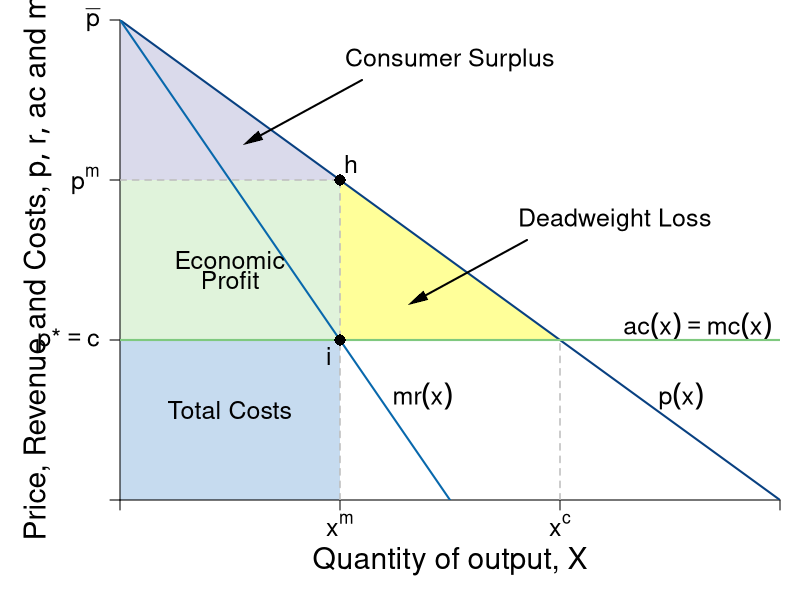

This figure's R source:
#Graph Designer: Simon Halliday
#Authors: Bowles, Foley and Halliday
#Title: Coordination, Conflict and Competition: A Text in Microeconomics

require(shape)
pdf(file = "competitionmarkets/monopolist_deadweightloss.pdf", width = 9, height = 7)

#Set parameters for graphics
pointsize <- 1.8
axislabelsize <- 1.8
labelsize <- 1.5
namesize <- 1.8
annotatesize <- 1.5
graphlinewidth <- 2
segmentlinewidth <- 1.5

COL <- c("#7fc97f", "#beaed4", "#fdc086", "#ffff99", "#386cb0", "#f0027f", "#bf5b17", "#666666")
COLA <- c("#e0f3db", "#99d8c9","#66c2a4","#41ae76", "#238b45", "#005824")
COLB <- c("#c6dbef", "#4eb3d3", "#2b8cbe", "#0868ac","#084081")
COLC <- c("#fcfbfd", "#efedf5", "#dadaeb", "#bcbddc", "#9e9ac8", "#807dba", "#6a51a3", "#54278f", "#3f007d")

#Edited the margins to cater for the larger LHS labels
par(mar =  c(5, 6, 1, 1))

AvgRevenue <- function(x, rmax = 12, xmax = 12){
  rmax - (rmax/xmax)*x
}

MRevenue <- function(x, rmax = 12, xmax = 12){
  rmax - 2*(rmax/xmax)*x
}

AvgCost <- function(x, c0 = 2, c1 = 4){
  c0/x + c1
}

xlims <- c(0, 12)
ylims <- c(0, 12)

npts <- 501 
x <- seq(xlims[1], xlims[2], length.out = npts)
y <- seq(ylims[1], ylims[2], length.out = npts) 
a <- c(13, 16.75, 19.25)

plot(0, 0, xlim = xlims, ylim = ylims, type = "n",
     xlab = expression(paste("")),
     ylab = expression(paste("")), 
     xaxt = "n", 
     yaxt = "n", 
     cex.lab = axislabelsize, 
     bty = "n",
     xaxs="i", 
     yaxs="i")

# ticksy <- seq(from = ylims[1], to = ylims[2], by = 1)
# ylabels <- seq(from = ylims[1], to = ylims[2], by = 1)
# ticksx <- seq(from = xlims[1], to = xlims[2], by = 1)
# xlabels <- seq(from = xlims[1], to = xlims[2], by = 1)
ticksy <- c(0, 4, AvgRevenue(x = 4), ylims[2])
ylabels <- c(NA, expression(paste(p,"*", phantom()== c)), expression(paste(p^{m})), expression(paste(bar(p) )))
ticksx <- c(0, 4, 8, xlims[2])
xlabels <- c(NA, expression(paste(x^{m})), expression(paste(x^{c})), NA)

npts <- 500 
xx1 <- seq(xlims[1], xlims[2], length.out = npts)
xx3 <- seq(2, 6, length.out = npts)

#Draw the polygon for profit
xpoly1 <- c(0, 4, 4, 0, 0)
ypoly1 <- c(4, 4, AvgRevenue(x = 4), AvgRevenue(x = 4), 4)
polygon(x = xpoly1, y = ypoly1, col=COLA[1], density=NULL, border = NA)

#Draw the polygon for costs
xpoly2 <- c(0, 4, 4, 0, 0)
ypoly2 <- c(0, 0, 4, 4, 4)
polygon(x = xpoly2, y = ypoly2, col=COLB[1], density=NULL, border = NA)

#Draw the polygon for deadweight loss
xpoly3 <- c(4, 4, 8, 4)
ypoly3 <- c(4, AvgRevenue(x = 4), 4, 4)
polygon(x = xpoly3, y = ypoly3, col=COL[4], density=NULL, border = NA)

#Draw the polygon for consumer surplus
xpoly4 <- c(0, 4, 0, 0)
ypoly4 <- c(8, 8, 12, 8)
polygon(x = xpoly4, y = ypoly4, col=COLC[3], density=NULL, border = NA)

axis(1, at = ticksx, pos = 0, labels = xlabels, cex.axis = labelsize)
axis(2, at = ticksy, pos = 0, labels = ylabels, las = 1, cex.axis = labelsize)

#lines(xx1, bcA(xx1, w = 10, p = 1.5), col = COLB[3], lwd = graphlinewidth)
lines(xx1, AvgRevenue(xx1, rmax = 12, xmax = 12), col = COLB[5], lwd = graphlinewidth)
lines(xx1, MRevenue(xx1, rmax = 12, xmax = 12), col = COLB[4], lwd = graphlinewidth)
#lines(xx1, AvgCost(xx1, c0 = 2, c1 = 4), col = COLA[5], lwd = graphlinewidth)

#Label the axes
mtext(expression(paste("Quantity of output, ", X)), side=1, line = 3, cex = axislabelsize)
text(-1.5, 0.5*ylims[2], expression(paste("Price, Revenue and Costs, ", list(p, r, ac), " and ", mc)), xpd = TRUE, cex = axislabelsize, srt = 90) 

#Label curves
# text(10.5, 4.3, expression(paste(ac(x) == mc(x))), cex = labelsize)
# text(10.7, 2.6, expression(paste(p(x) == bar(p) - beta*x)), cex = labelsize)
# text(6.2, 2.6, expression(paste(mr(x) == bar(p) - 2*beta*x)), cex = labelsize)

text(10.5, 4.35, expression(paste(ac(x) == mc(x))), cex = labelsize)
text(10.2, 2.6, expression(paste(p(x))), cex = labelsize)
text(5.5, 2.6, expression(paste(mr(x))), cex = labelsize)

#Labels cost and profit areas
text(2, 0.5*AvgCost(x = 4), expression("Total Costs"), cex = labelsize)
text(2, 6, expression("Economic"), cex = labelsize)
text(2, 5.5, expression("Profit"), cex = labelsize)
# text(5.25, 5.5, expression("Deadweight"), cex = labelsize)
# text(5.25, 5, expression("Loss"), cex = labelsize)

#Draw segments for total costs
segments(0, AvgRevenue(x = 4), 4, AvgRevenue(x = 4), lty = 2, col = "gray" , lwd = segmentlinewidth)
segments(4, 0, 4, AvgRevenue(x = 4), lty = 2, col = "gray" , lwd = segmentlinewidth)
segments(0, 4, xlims[2], 4, lty = 1, col = COL[1] , lwd = graphlinewidth)

#Segment for many firms comparison
segments(8, 0, 8, 4, lty = 2, col = "gray" , lwd = segmentlinewidth)

#Label Points for comparison
points(4, MRevenue(x = 4), pch = 16, col = "black", cex = 1.5)
text(3.8, MRevenue(x = 4) - 0.4, expression(i), cex = labelsize)


points(4, AvgRevenue(x = 4), pch = 16, col = "black", cex = 1.5)
text(4.2, AvgRevenue(x = 4) + 0.4, expression(h), cex = labelsize)


# Arrow to Consumer surplus
text(6, 11, expression(paste("Consumer Surplus")), cex = labelsize)
#text(6, 11, expression(paste(cs(x) == frac(1,2)*(bar(p) - p^{m})*x^{m} )), cex = labelsize)
Arrows(4.4, 10.5, 2.4, 9, col = "black", lty = 1, lwd = 2, arr.type = "triangle", arr.lwd = 0.5)

# Arrow to Deadweight loss
text(9, 7.00, expression(paste("Deadweight Loss")), cex = labelsize)
#text(9, 7, expression(paste(dwl(x) == frac(1,2)*(p^{m} - c)*(x^{c} - x^{m}))), cex = labelsize)
Arrows(7.4, 6.5, 5.4, 5, col = "black", lty = 1, lwd = 2, arr.type = "triangle", arr.lwd = 0.5)



dev.off()
